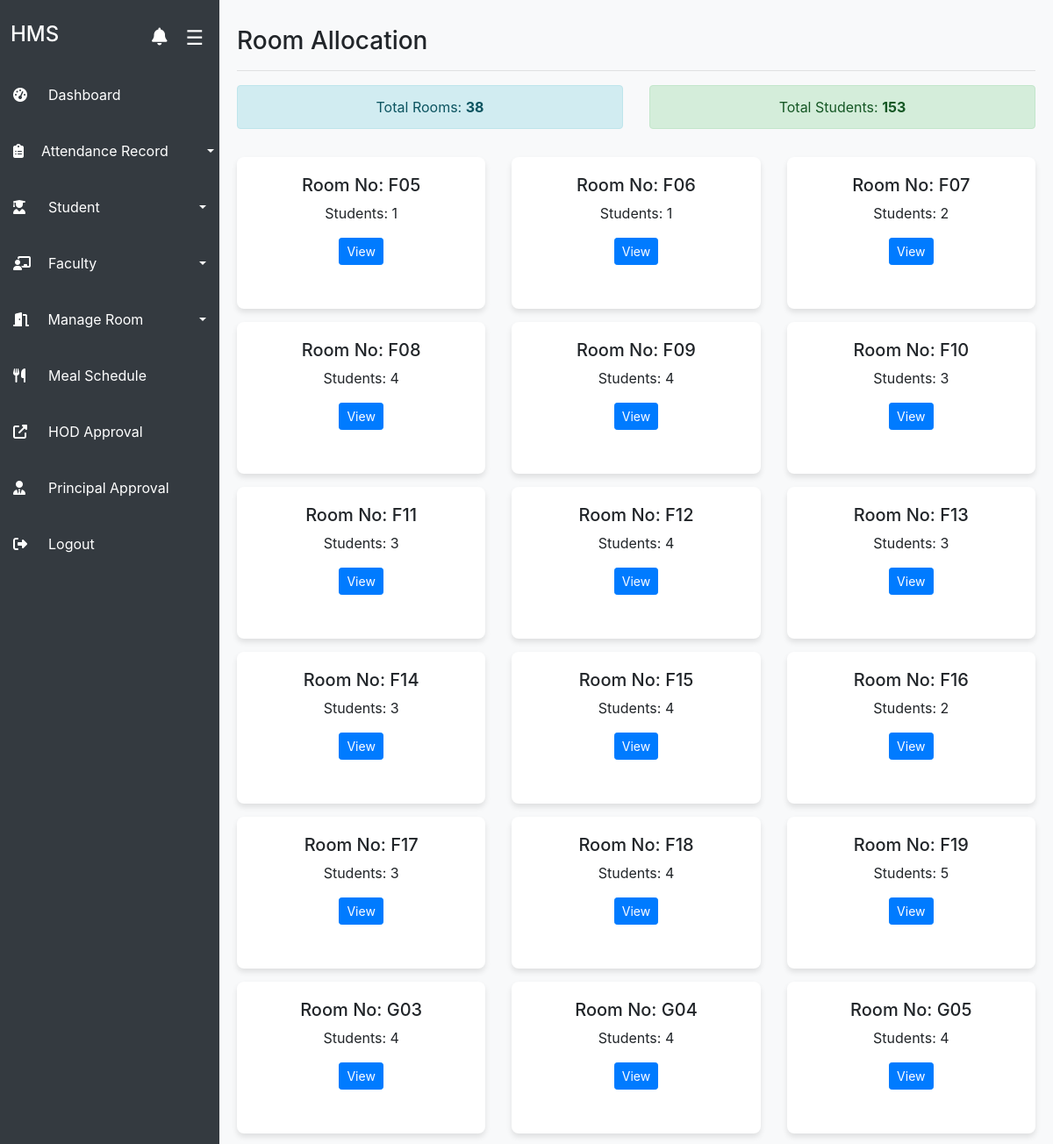
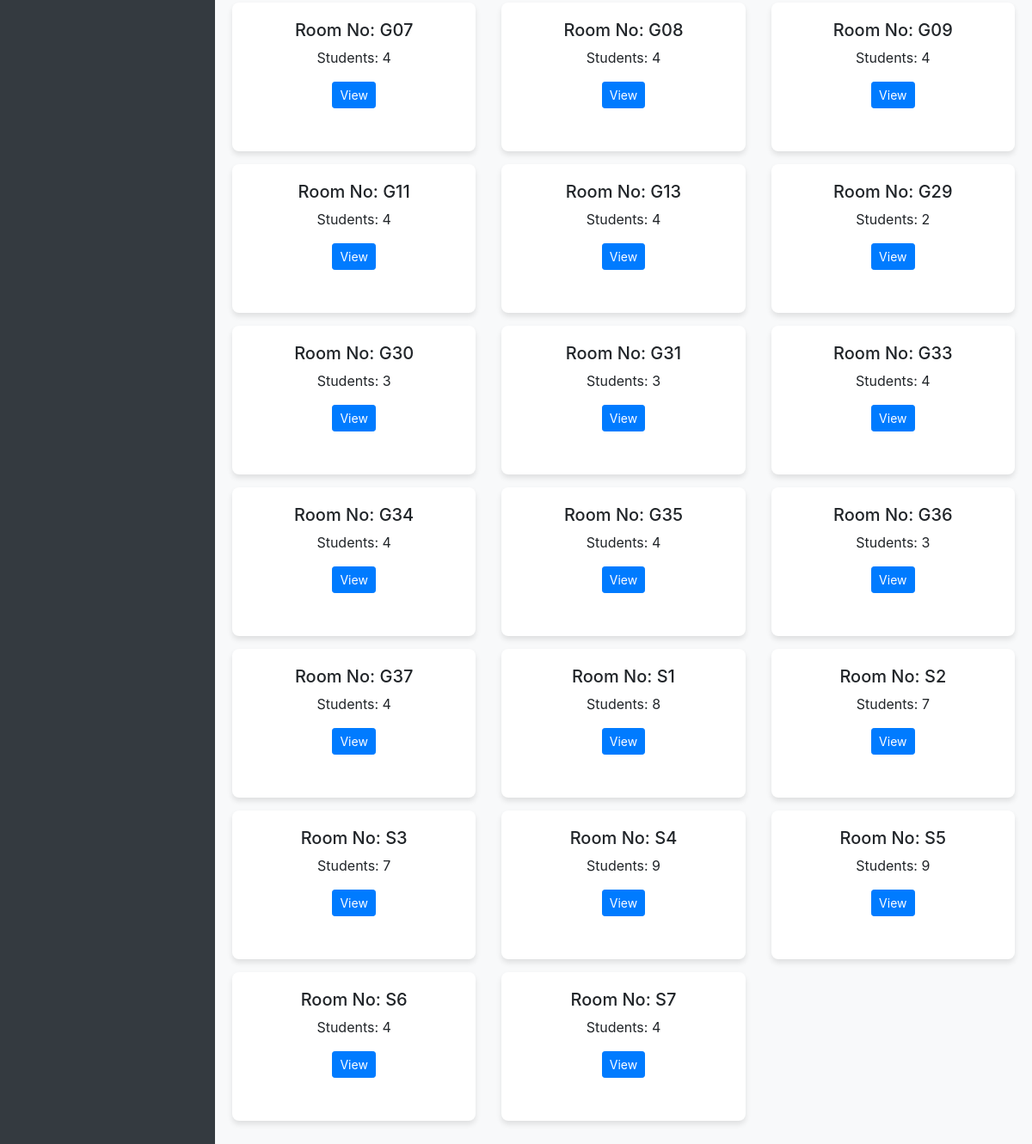
Page /admin/room_allocation.php (signed in) on the committed database (2 pictures, top to bottom).
### tables this page shows
CREATE TABLE `rooms` (
  `room_no` varchar(10) NOT NULL,
  `capacity` int(11) NOT NULL
);

### admin/room_allocation.php (the view, shortened to what this page needs)
<?php
include('../includes/dbconn.php');
$total_rooms_query = "SELECT COUNT(*) AS total_rooms FROM rooms";
$total_rooms_result = mysqli_query($connection, $total_rooms_query);
$total_rooms = mysqli_fetch_assoc($total_rooms_result)['total_rooms'];
$total_students_query = "SELECT COUNT(*) AS total_students FROM students";
$total_students_result = mysqli_query($connection, $total_students_query);
$total_students = mysqli_fetch_assoc($total_students_result)['total_students'];
$rooms_query = "SELECT r.room_no, COUNT(s.sid) AS student_count
                FROM rooms r
                LEFT JOIN students s ON r.room_no = s.room_no
                GROUP BY r.room_no";
$rooms_result = mysqli_query($connection, $rooms_query);
?>
<!DOCTYPE html>
<html lang="en">
<head>
    <link rel="stylesheet" href="https://stackpath.bootstrapcdn.com/bootstrap/4.3.1/css/bootstrap.min.css">
</head>
<body style="background-color: #f8f9fa;">
<?php include('sidebar.php'); ?>
<br>
<div class="main-content">
    <div class="">
        <h3>Room Allocation</h3>
        <hr>
    <div class="row mb-3">
        <div class="col-md-6">
            <div class="alert alert-info text-center">Total Rooms: <strong><?php echo $total_rooms; ?></strong></div>
        </div>
        <div class="col-md-6">
            <div class="alert alert-success text-center">Total Students: <strong><?php echo $total_students; ?></strong></div>
        </div>
    </div>
    <div class="row">
        <?php while ($room = mysqli_fetch_assoc($rooms_result)): ?>
            <div class="col-md-4">
                <div class="room-card">
                    <h5>Room No: <?php echo htmlspecialchars($room['room_no']); ?></h5>
                    <p>Students: <?php echo htmlspecialchars($room['student_count']); ?></p>
                    <button class="btn btn-primary btn-sm" onclick="toggleDetails('<?php echo $room['room_no']; ?>')">View</button>
                </div>
            </div>
        <?php endwhile; ?>
    </div>
</div>
</body>
</html>

### admin/room_allocation.php (style rules this page uses)
.main-content { margin-left: 250px; margin-top: -14px; padding: 20px; transition: margin-left 0.3s ease; }
.room-card { background: white; border-radius: 8px; box-shadow: 0px 4px 6px rgba(0, 0, 0, 0.1); padding: 20px; margin-bottom: 15px; text-align: center; }

### rows in the picture
rooms: room_no "F05", student_count "1"
rooms: room_no "F06", student_count "1"
rooms: room_no "F07", student_count "2"
rooms: room_no "F08", student_count "4"
rooms: room_no "F09", student_count "4"
rooms: room_no "F10", student_count "3"
rooms: room_no "F11", student_count "3"
rooms: room_no "F12", student_count "4"
rooms: room_no "F13", student_count "3"
rooms: room_no "F14", student_count "3"
rooms: room_no "F15", student_count "4"
rooms: room_no "F16", student_count "2"
rooms: room_no "F17", student_count "3"
rooms: room_no "F18", student_count "4"
rooms: room_no "F19", student_count "5"
rooms: room_no "G03", student_count "4"
rooms: room_no "G04", student_count "4"
rooms: room_no "G05", student_count "4"
rooms: room_no "G07", student_count "4"
rooms: room_no "G08", student_count "4"
rooms: room_no "G09", student_count "4"
rooms: room_no "G11", student_count "4"
rooms: room_no "G13", student_count "4"
rooms: room_no "G29", student_count "2"
rooms: room_no "G30", student_count "3"
rooms: room_no "G31", student_count "3"
rooms: room_no "G33", student_count "4"
rooms: room_no "G34", student_count "4"
rooms: room_no "G35", student_count "4"
rooms: room_no "G36", student_count "3"
rooms: room_no "G37", student_count "4"
rooms: room_no "S1", student_count "8"
rooms: room_no "S2", student_count "7"
rooms: room_no "S3", student_count "7"
rooms: room_no "S4", student_count "9"
rooms: room_no "S5", student_count "9"
rooms: room_no "S6", student_count "4"
rooms: room_no "S7", student_count "4"

### other values in the picture
$total_rooms "38"
$total_students "153"
